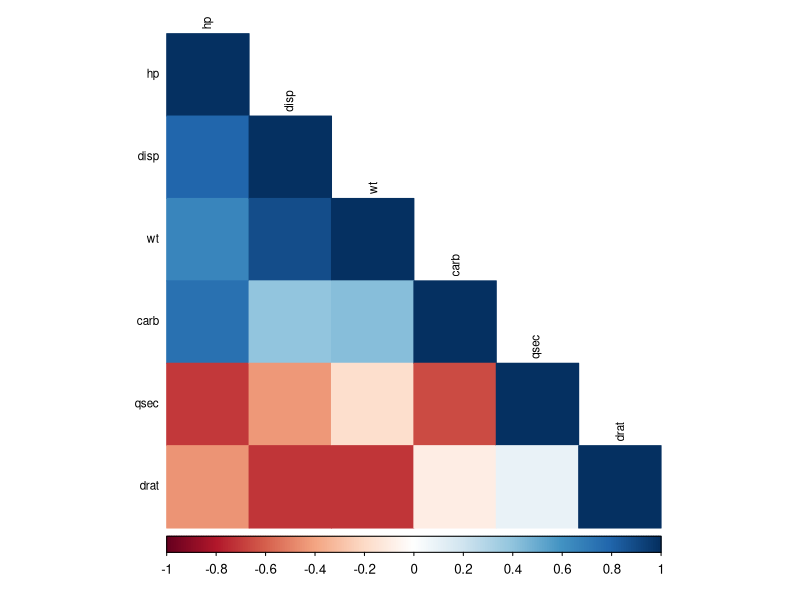
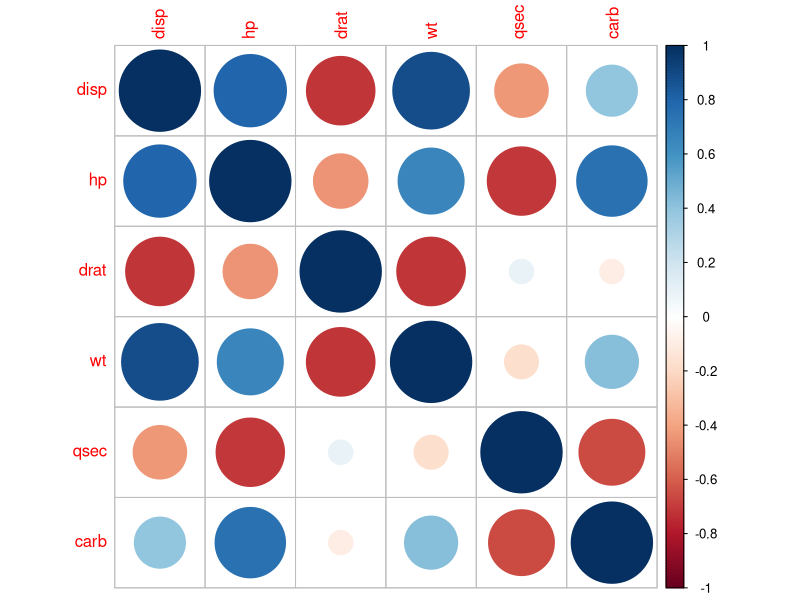

Write the R code that produced these figures, in order. (Note: this script raises an error after producing the figures.)
# Load required packages
library(ggplot2)
library(car)
library(caret)
library(corrplot)

#Loading data
data(mtcars)  

# Looking at variables
str(mtcars)
head(mtcars)

# Summarize Data
summary(mtcars)

# Data Preparation

mtcars$am   = as.factor(mtcars$am)
mtcars$cyl  = as.factor(mtcars$cyl)
mtcars$vs   = as.factor(mtcars$vs)
mtcars$gear = as.factor(mtcars$gear)

# Identifying and Correcting Collinearity

#Dropping dependent variable for calculating Multicollinearity
mtcars_a = subset(mtcars, select = -c(am, cyl, vs, gear))
mtcars_b = subset(mtcars, select = -c(mpg, cyl, vs, gear))

#Identifying numeric variables
numericData <- mtcars_a[sapply(mtcars_a, is.numeric)]
numericData1 <- mtcars_b[sapply(mtcars_b, is.numeric)]

#Calculating Correlation
descrCor <- cor(numericData1)

# Print correlation matrix and look at max correlation
print(descrCor)
# Visualize Correlation Matrix
corrplot(descrCor, order = "FPC", method = "color", type = "lower", tl.cex = 0.7, tl.col = rgb(0, 0, 0))
# Visualize Correlation Matrix
corrplot(descrCor)

# Checking Variables that are highly correlated
highlyCorrelated = findCorrelation(descrCor, cutoff=0.7)

#Identifying Variable Names of Highly Correlated Variables
highlyCorCol = colnames(numericData)[highlyCorrelated]

#Print highly correlated attributes
highlyCorCol

#Remove highly correlated variables and create a new dataset
dat3 = mtcars[, -which(colnames(mtcars) %in% highlyCorCol)]
dim(dat3)
str(dat3)
# Developing Regression Model

#Build Linear Regression Model
fit = lm(mpg ~ ., data=dat3)

#Check Model Performance
summary(fit)

#Extracting Coefficients
summary(fit)$coeff

#Diagnostic Plot
par(mfrow=c(2,2))
plot(fit)

# See the coefficients of Linear Regression Model and ANOVA table

summary(fit)

# Calculating Model Performance Metrics
#Extracting R-squared value
summary(fit)$r.squared
#Extracting Adjusted R-squared value
summary(fit)$adj.r.squared
AIC(fit)
BIC(fit)


# Variable Selection Methods

#Stepwise Selection based on AIC
library(MASS)
step <- stepAIC(fit, direction="both")
summary(step)

#Backward Selection based on AIC
step1 <- stepAIC(fit, direction="backward")
summary(step1)


#Forward Selection based on AIC
step2 <- stepAIC(fit, direction="forward")
summary(step2)


#Stepwise Selection with BIC
n = dim(dat3)[1]
stepBIC = stepAIC(fit,k=log(n))
summary(stepBIC)

AIC(stepBIC)
BIC(stepBIC)

# Calculating Variance Inflation Factor (VIF)

vif(step)

#Normality Of Residuals (Should be > 0.05)
res=residuals(step,type="pearson")
shapiro.test(res)

#Testing for homoscedasticity (Should be > 0.05)
bptest(step)

#See Residuals
resid = residuals(step)

# See Actual vs. Prediction

#See Predicted Value
pred = predict(step,dat3)
#See Actual vs. Predicted Value
finaldata = cbind(mtcars,pred)
print(head(subset(finaldata, select = c(mpg,pred))))

#Calculating RMSE
rmse = sqrt(mean((dat3$mpg - pred)^2))
print(rmse)